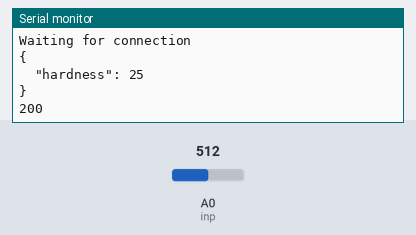
Bench run of a sketch on a simulated ESP8266 (NodeMCU). On the bench: the last lines printed to the serial monitor. Inputs (shaded band) come from the test bench; at power-on: A0 (inp) = 512. WiFi joins after 1.5 s; servers stay silent unless stated; uploads are accepted with an empty reply.

Above: at 2.7 s.
2.8 s: A0 (inp) set to 340
At 11.86 s:
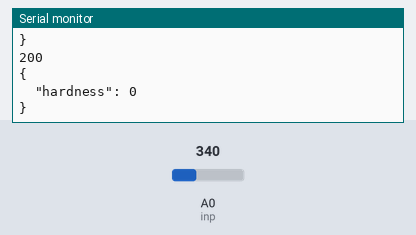
13.0 s: A0 (inp) set to 360
At 23.5 s:
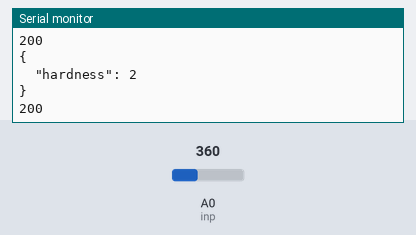

The sketch:

Final_to_Web_using_ESP8266.ino
```cpp
#include <ESP8266WiFi.h> // Always before ESP8266HTTPClient.h header
#include <ESP8266HTTPClient.h>
#include <ArduinoJson.h> //Version 5

const int inp=A0;
int val=0;
int op=0;

void setup()
{

  Serial.begin(115200);                            //Serial connection
  WiFi.begin("SSID", "9642073373");   //WiFi connection

  while (WiFi.status() != WL_CONNECTED)
  {  //Wait for the WiFI connection completion

    delay(500);
    Serial.println("Waiting for connection");

  }

}

void loop()
{

  val = analogRead(inp);

  if(val<350)
    op=0;
  else
    op=map(val,350,1023,1,100);

  if (WiFi.status() == WL_CONNECTED) { //Check WiFi connection status

    const int capacity = JSON_OBJECT_SIZE(1); //Creating buffer
    StaticJsonBuffer<capacity> jb;

    JsonObject& obj = jb.createObject();  //Creating object
    obj["hardness"] = op;

    HTTPClient http;    //Declare object of class HTTPClient

    http.begin("http://122.166.154.2:8200/addhardness");      //Specify request destination
    http.addHeader("Content-Type", "application/json");  //Specify content-type header

    char JSONmessageBuffer[300];
    obj.prettyPrintTo(JSONmessageBuffer, sizeof(JSONmessageBuffer));
    Serial.println(JSONmessageBuffer);

    int httpCode = http.POST(JSONmessageBuffer);   //Send the request
    //Serial.println(obj);
    String payload = http.getString();                                        //Get the response payload

    Serial.println(httpCode);   //Print HTTP return code
    Serial.println(payload);    //Print request response payload

    http.end();  //Close connection

  } else {

    Serial.println("Error in WiFi connection");

  }

  delay(10000);  //Send a request every 10 seconds

}
```

Measured:
- after the input at 2.8 s, the serial monitor: prints a new line after 8.9 s (image 1)
- after the input at 13.0 s, the serial monitor: prints a new line after 8.9 s (image 2)
